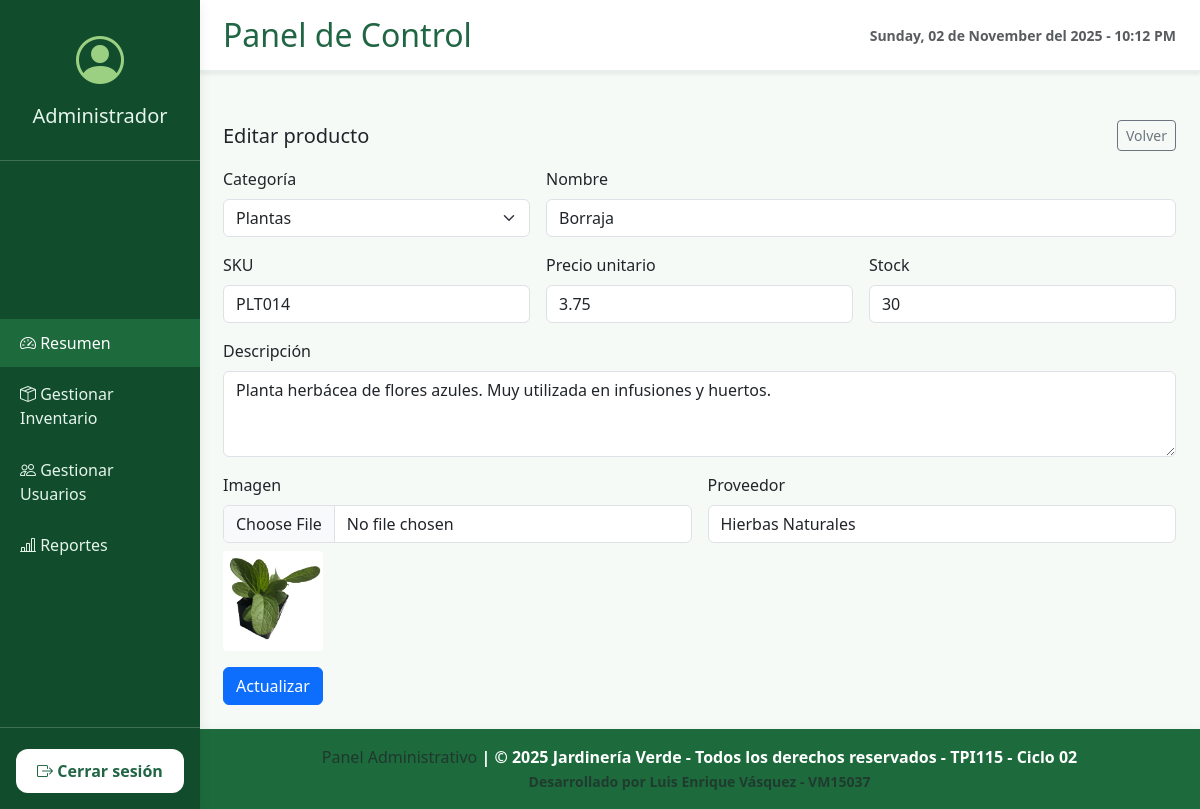
Screenshot of /producto/editar/69 (signed in) with the database file from the repository.
### tables this page shows
CREATE TABLE `producto` (
  `id_producto` int(11) NOT NULL,
  `id_categoria` int(11) NOT NULL,
  `nombre_producto` varchar(50) NOT NULL,
  `sku` varchar(10) NOT NULL,
  `descripcion` varchar(250) NOT NULL,
  `precio_unitario` float NOT NULL,
  `stock` int(11) NOT NULL DEFAULT 0,
  `imagen_url` varchar(350) DEFAULT NULL,
  `proveedor` varchar(100) DEFAULT NULL,
  `caracteristicas` text DEFAULT NULL
);

### app/controllers/ProductoController.php (called while the page is built, shortened)
<?php
class ProductoController extends Controller
{
    public function editar($id = null)
    {
        $productoModel = $this->model('Producto');
        $categoriaModel = $this->model('Categoria');
        $producto = $productoModel->obtenerPorId((int) $id);
        $categorias = $categoriaModel->obtenerTodos();
        $this->view('productos/crear', [
            'titulo' => 'Editar producto',
            'producto' => $producto,
            'categorias' => $categorias,
            'modo' => 'editar'
        ]);
    }
}
?>

### CORE/App.php (called while the page is built, shortened)
<?php
class App
{
    protected $method = 'index';
    public function __construct()
    {
        $url = $this->parseURL();
        if (!empty($url[0])) {
            $controllerName = ucfirst($url[0]) . 'Controller';
            $controllerPath = __DIR__ . '/../app/controllers/' . $controllerName . '.php';
            if (file_exists($controllerPath)) {
                unset($url[0]);
            } else {
                $controllerPath = __DIR__ . '/../app/controllers/HomeController.php';
            }
        } else {
            $controllerPath = __DIR__ . '/../app/controllers/HomeController.php';
        }
        $this->controller = new $this->controller();
        if (isset($url[1]) && method_exists($this->controller, $url[1])) {
            $this->method = $url[1];
            unset($url[1]);
        }
        $this->params = $url ? array_values($url) : [];
        call_user_func_array([$this->controller, $this->method], $this->params);
    }
    private function parseURL()
    {
        if (isset($_GET['url'])) {
            return explode('/', filter_var(rtrim($_GET['url'], '/'), FILTER_SANITIZE_URL));
        }
        return [];
    }
}
?>

### index.php (called while the page is built, shortened)
<?php
require_once 'core/App.php';
require_once 'core/Controller.php';
$app = new App();
?>

### CORE/model.php (called while the page is built, shortened)
<?php
class Model {
    public function __construct() {
        require_once __DIR__ . '/../config/database.php';
        $database = new Database();
        $this->db = $database->connect();
    }
}
?>

### config/database.php (called while the page is built, shortened)
<?php
class Database {
    private $host = 'localhost';
    private $db = 'grupo3_bdappweb';
    private $user = 'root';
    private $pass = '';
    public function connect() {
        $this->conn = null;
        try {
            $this->conn = new PDO(
                'mysql:host=' . $this->host . ';dbname=' . $this->db . ';charset=utf8mb4',
                $this->user,
                $this->pass
            );
            $this->conn->setAttribute(PDO::ATTR_ERRMODE, PDO::ERRMODE_EXCEPTION);
            $this->conn->setAttribute(PDO::ATTR_DEFAULT_FETCH_MODE, PDO::FETCH_ASSOC);
        } catch(PDOException $e) {
            echo 'Error de conexión: ' . $e->getMessage();
        }
        return $this->conn;
    }
}
?>

### app/models/Categoria.php (called while the page is built, shortened)
<?php
require_once __DIR__ . '/../../core/Model.php';
class Categoria extends Model {
    private $tabla = 'categoria';
    public function obtenerTodos() {
        $query = "SELECT * FROM " . $this->tabla . " ORDER BY nombre_categoria";
        $stmt = $this->db->prepare($query);
        $stmt->execute();
        $categorias = $stmt->fetchAll(PDO::FETCH_ASSOC);
        foreach ($categorias as &$cat) {
            $nombre = strtolower(trim($cat['nombre_categoria']));
        }
        return $categorias;
    }
}
?>

### app/models/Producto.php (called while the page is built, shortened)
<?php
require_once __DIR__ . '/../../core/Model.php';
class Producto extends Model
{
    private $tabla = 'producto';
    public function obtenerPorId($id)
    {
        $query = "SELECT p.*, c.nombre_categoria
                  FROM {$this->tabla} p
                  LEFT JOIN categoria c ON p.id_categoria = c.id_categoria
                  WHERE p.id_producto = :id";
        $stmt = $this->db->prepare($query);
        $stmt->bindValue(':id', (int) $id, PDO::PARAM_INT);
        $stmt->execute();
        return $stmt->fetch(PDO::FETCH_ASSOC);
    }
}

### app/views/productos/crear.php (the view, shortened to what this page needs)
<?php include __DIR__ . '/../layouts/header_admin.php'; ?>
<div class="d-flex justify-content-between align-items-center mb-3">
    <h5 class="mb-0"><?= isset($modo) && $modo === 'editar' ? 'Editar producto' : 'Nuevo producto' ?></h5>
    <a href="<?= BASE_URL ?>admin" class="btn btn-sm btn-outline-secondary">Volver</a>
</div>
<form
    action="<?= BASE_URL ?>producto/<?= isset($modo) && $modo === 'editar' ? 'actualizar' : 'guardar' ?>"
    method="POST"
    enctype="multipart/form-data"
    class="row g-3 needs-validation"
    novalidate>
    <div class="col-md-4">
        <label class="form-label">Categoría</label>
        <select name="id_categoria" class="form-select" required>
            <?php foreach ($categorias as $c): ?>
                <option value="<?= (int) $c['id_categoria'] ?>"
                    <?= isset($producto['id_categoria']) && $producto['id_categoria'] == $c['id_categoria'] ? 'selected' : '' ?>>
                    <?= htmlspecialchars($c['nombre_categoria']) ?>
                </option>
            <?php endforeach; ?>
        </select>
    </div>
    <div class="col-md-8">
        <label class="form-label">Nombre</label>
        <input type="text" name="nombre_producto"
               class="form-control" maxlength="200" required
               value="<?= htmlspecialchars($producto['nombre_producto'] ?? '') ?>">
    </div>
    <div class="col-md-4">
        <label class="form-label">SKU</label>
        <input type="text" name="sku" class="form-control" maxlength="100"
               value="<?= htmlspecialchars($producto['sku'] ?? '') ?>">
    </div>
    <div class="col-md-4">
        <label class="form-label">Precio unitario</label>
        <input type="number" name="precio_unitario" step="0.01" min="0" class="form-control" required
               value="<?= htmlspecialchars($producto['precio_unitario'] ?? '') ?>">
    </div>
    <div class="col-md-4">
        <label class="form-label">Stock</label>
        <input type="number" name="stock" min="0" class="form-control" required
               value="<?= htmlspecialchars($producto['stock'] ?? 0) ?>">
    </div>
    <div class="col-12">
        <label class="form-label">Descripción</label>
        <textarea name="descripcion" rows="3" class="form-control"><?= htmlspecialchars($producto['descripcion'] ?? '') ?></textarea>
    </div>
    <div class="col-md-6">
        <label class="form-label">Imagen</label>
        <input type="file" name="imagen" class="form-control" accept="image/*">
        <?php if (!empty($producto['imagen_url'])): ?>
            <div class="mt-2">
                <img src="<?= BASE_URL ?>public/img/<?= htmlspecialchars($producto['imagen_url']) ?>"
                     alt="Imagen actual" style="width: 100px; height: auto; border-radius: 4px;">
            </div>
        <?php endif; ?>
    </div>
    <div class="col-md-6">
        <label class="form-label">Proveedor</label>
        <input type="text" name="proveedor" class="form-control" maxlength="150"
               value="<?= htmlspecialchars($producto['proveedor'] ?? '') ?>">
    </div>
    <div class="col-12">
        <button class="btn btn-primary">
            <?= isset($modo) && $modo === 'editar' ? 'Actualizar' : 'Guardar' ?>
        </button>
    </div>
</form>
<?php include __DIR__ . '/../layouts/footer_admin.php'; ?>

### public/css/admin.css (style rules this page uses)
:root { --sidebar-bg: #114c2c; --sidebar-active: #1d6b3c; --sidebar-text: #e6f5eb; --primary-color: #2e8b57; --primary-dark: #216644; --accent: #9bd083; --card-bg: #fff; --shadow: 0 4px 12px rgba(0,0,0,0.08); --radius: 12px; }

### rows the page displays
producto: id_categoria "Plantas", nombre_producto "Borraja", sku "PLT014", precio_unitario "3.75", stock "30", descripcion "Planta herbácea de flores azules. Muy utilizada en infusiones y huertos.", imagen_url (picture), proveedor "Hierbas Naturales"

### other values shown
strftime('%A, %d de %B del %Y - %I:%M %p') "Sunday, 02 de November del 2025 - 10:12 PM"
